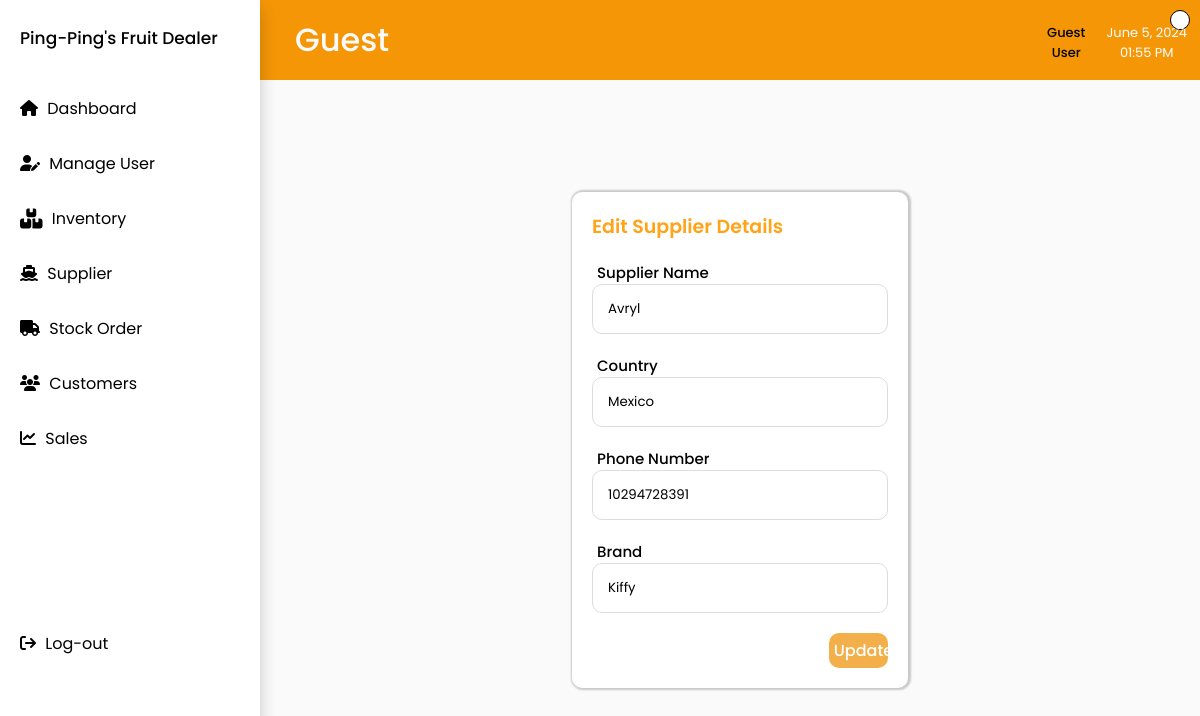
The page /editsupplier.php?id=5 on the database as committed earlier.
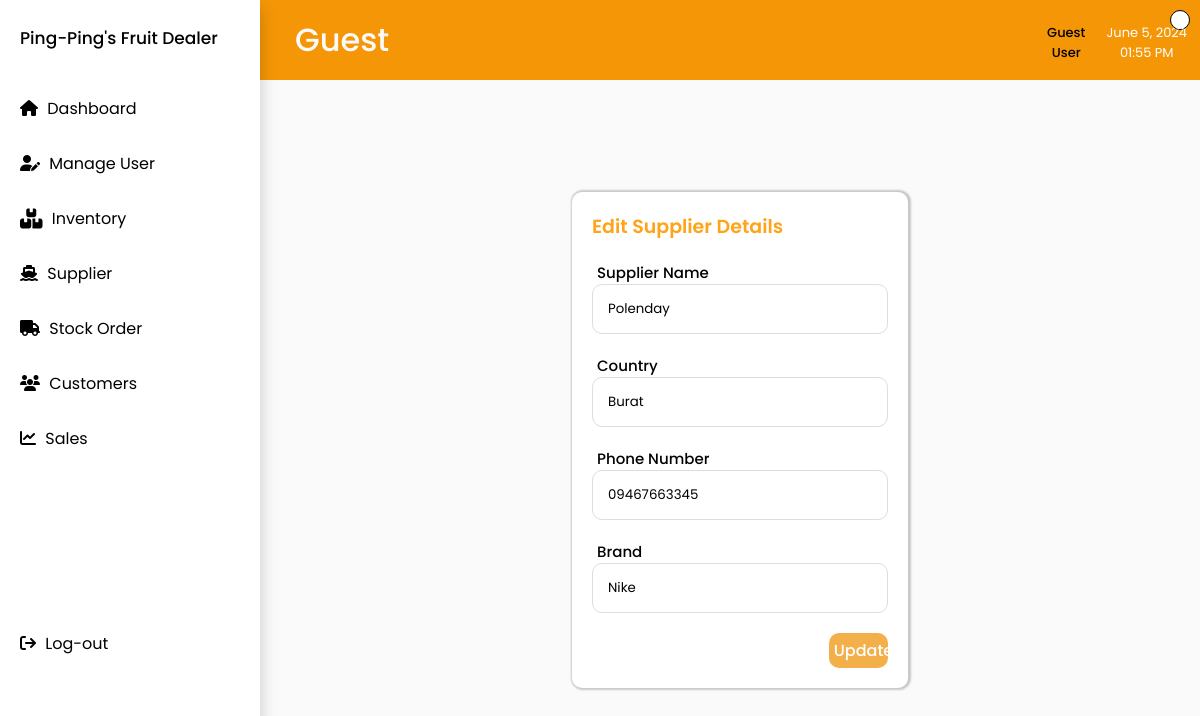
The same page on the database as committed later.
### tables this page shows
CREATE TABLE `suppliers` (
  `sup_id` int(50) UNSIGNED NOT NULL,
  `sup_name` varchar(50) NOT NULL,
  `sup_country` varchar(50) NOT NULL,
  `sup_num` varchar(11) NOT NULL,
  `sup_brand` varchar(50) NOT NULL
);

### editsupplier.php (the view, shortened to what this page needs)
<?php
include 'topnav.php';
include 'nav.php';
if ($_SERVER["REQUEST_METHOD"] == "GET" && isset($_GET['id'])) {
    $sup_id = $_GET['id'];
    $conn = new mysqli(DB_HOST, DB_USER, DB_PASS, DB_NAME);
    $stmt = $conn->prepare("SELECT * FROM suppliers WHERE sup_id = ?");
    $stmt->bind_param("i", $sup_id);
    $stmt->execute();
    $result = $stmt->get_result();
    if ($result->num_rows > 0) {
        $row = $result->fetch_assoc();
        $sup_name = $row['sup_name'];
        $sup_country = $row['sup_country'];
        $sup_num = $row['sup_num'];
        $sup_brand = $row['sup_brand'];
    } else {
        echo "Supplier not found";
        exit();
    }
} else {
    echo "Invalid request";
    exit();
}
?>
<!DOCTYPE html>
<html lang="en">
<head>
    <link rel="stylesheet" href="css/main.css">
</head>
<body>
<div class="container">
    <form name="editSupplierForm" class="form" method="POST" action="editsupplier.php?id=<?php echo $sup_id; ?>" onsubmit="return validateForm()">
        <button class="close-btn" onclick="window.location.href='supplier.php'">&times;</button>
        <h4>Edit Supplier Details</h4>
        <div class="input-box">
            <label>Supplier Name</label>
            <input type="text" name="sup_name" value="<?php echo $sup_name; ?>" placeholder="Enter supplier name" required>
        </div>
        <div class="input-box">
            <label>Country</label>
            <input type="text" name="sup_country" value="<?php echo $sup_country; ?>" placeholder="Enter country" required>
        </div>
        <div class="input-box">
            <label>Phone Number</label>
            <input type="tel" name="sup_num" value="<?php echo $sup_num; ?>" placeholder="Enter phone number" required>
        </div>
        <div class="input-box">
            <label>Brand</label>
            <input type="text" name="sup_brand" value="<?php echo $sup_brand; ?>" placeholder="Enter brand" required>
        </div>
        <button type="submit">Update</button>
    </form>
</div>
</body>
</html>

Rows that differ between the two databases and show on the page:
changed suppliers: sup_name "Avryl" → "Polenday"; sup_country "Mexico" → "Burat"; sup_num "10294728391" → "09467663345"; sup_brand "Kiffy" → "Nike"
